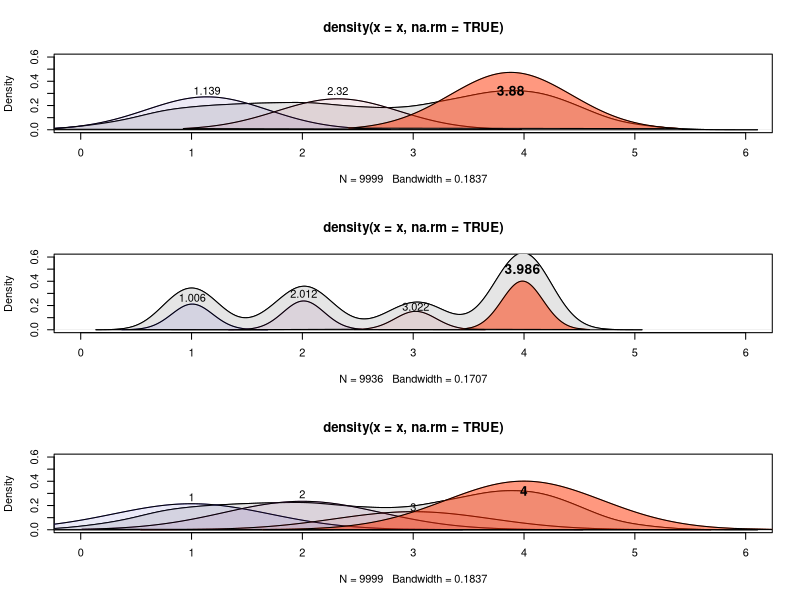

Source code (R):
##############################
# Helper functions
require(mclust)
.smooth <- function(x, cut, K){
  '
	Called by EMnormalize(object)
	Smoothing the LR vector to improve the EM classification.
	'
  if(any(is.na(x)))
    x <- x[!is.na(x)]
  runx <- runmed(x, k = K)	
  q1 <- cut[1]; q2 <- cut[2]
  index <- which(runx>=q1 & runx<=q2)
  return (runx[index])
}
buildEMmodel <- function(x, G, useN){
  '
	Called by EMnormalize(object)
	Model the distribution as a gaussian mixture.
	'
  if(is.na(useN))
    useN <- floor(length(x)*.25)
  model <- Mclust(x[sample(1:length(x), size=useN)], G=G)
  nG <- model$G
  p <- model$parameters$pro
  m <- model$parameters$mean
  s <- model$parameters$variance$sigmasq
  if(length(s)<length(m)) s <- rep(s, length(m))
  p <- p[order(m)]
  s <- s[order(m)]
  m <- m[order(m)]
  return(list(nG = nG, m = m, p = p, s =s))
}
computeDensities <- function(n, m, s, p){
  '
	Called in EMnormalize(object)
	Simulates the mixture model according to the returned EM paramaters.
	'
  if(length(s)<length(m)) s <- rep(s, length(m))
  D <- lapply(1:length(m), function(ii){
    tmp <- rnorm(n, m[ii], sqrt(s[ii]))
    tmpD <- density(tmp, na.rm = T)
    tmpD$y = tmpD$y *p[ii]
    return(tmpD)
  })
  peaks <- sapply(D, function(d) max(d$y, na.rm=TRUE))
  return(list(D=D, peaks=peaks))
}
chooseBestPeak <- function(peaks, m, peakThresh){
  '
	Called in EMnormalize(object)
  Estimates what peak as to be used as the centralization value.
  '
  best <- which(peaks>=max(peaks)*peakThresh)
  if(length(best)>0){
    cat(length(best), 'peak(s) above', sprintf("%s%s", peakThresh*100, "%"), 'of max peak.\n')
  }
  else{
    cat('No peak above threshold:', peakThresh, '\n')
  }
  bestPeak <- best[1]
  cat('Peak at', m[bestPeak], 'has been chosen.\n')
  return(bestPeak)
}
plotEMmodel <- function(x, m, s, p, bestPeak, ...){
  
'
	Called in EMnormalize(object)
	Visualization of the mixture model
	'
  if(length(s)<length(m)) s <- rep(s, length(m))
  dx <- density(x, na.rm=TRUE)
  plot(dx, ...)
  polygon(dx$x, dx$y, col="grey90")

  N <- length(m)
  maxy <- max(dx$y)

  lapply(1:N, function(ii){
    x <- sort(rnorm(1000, m[ii], sqrt(s[ii])))
    d <- dnorm(x, m[ii], sqrt(s[ii]))
    d <- d/max(d)*p[ii]
    lines(x, d, col = rgb(ii/N, 0.2, (N-ii)/N, 0.75))
    alpha=.1; font=1; Cex=1
    if(ii==bestPeak){
      alpha=.5; font=2; Cex=1.25
    } 
    polygon(x, d, col = rgb(ii/N, 0.2, (N-ii)/N, alpha))
    text(m[ii], min(maxy, max(d)*1.25), round(m[ii], 3), font=font, cex=Cex)
  })
}

# End helper functions
##############################
##############################
# Main function
EMnormalize <- function(x, cut=c(.05, .95), G=3:6, B=100, peakThresh=0.95, ksmooth=11, useN=1e3, Plot=TRUE, ...){
  cuts <- as.numeric(quantile(x, c(cut[1], cut[2])))
  runx <- .smooth(x, cuts, K=ksmooth)
  
  cat("Searching for parameters...\n")
  EMmodels <- lapply(1:B, function(b){cat(b, "\t"); buildEMmodel(runx, G, useN)})										# helper function
  nG <- do.call(c, lapply(EMmodels, function(m) m$nG))
  models <- EMmodels[nG==median(nG)]
  m <- do.call(rbind, lapply(models, function(m) m$m))
  p <- do.call(rbind, lapply(models, function(m) m$p))
  s <- do.call(rbind, lapply(models, function(m) m$s))
  cat('\nDone.\n')
  
  m <- apply(m, 2, median, na.rm=TRUE)
  s <- apply(s, 2, median, na.rm=TRUE)
  p <- apply(p, 2, median, na.rm=TRUE)
  
  # compute densities
  cat('Computing densities...')
  computeD <- computeDensities(length(runx), m, s, p)								# helper function
  bestPeak <- chooseBestPeak(computeD$peaks, m, peakThresh)
  correct <- m[bestPeak]

  cat('\tDone.\n')
  cat('Gaussian mixture:')
  cat("\nn.peaks = ", median(nG, na.rm=TRUE), '\n') 
  cat("\n\nEM correction factor = ", correct, "\n\n")

  if(Plot){
    plotEMmodel(runx, m, s, p, bestPeak, ...)
  }
return(list(original=x, corrected=x-correct, means=m, sd=s, props=p, correction=correct))
}

####################################
# Example
op <- par(no.readonly=TRUE)
set.seed(112335)
N <- 4
p.init <- runif(N-1, .1, .3)
p.init <- c(p.init, 1- sum(p.init))
x <- lapply(1:N, function(ii) rnorm(round(1e4*p.init[ii]), ii, .5) )
x <- do.call(c, x)

# Original EM
model <- Mclust(x)
m <- model$parameters$mean
s <- model$parameters$variance$sigmasq
p <- model$parameters$pro
D <- computeDensities(length(x), m, s, p)
bestPeak <- chooseBestPeak(D$peaks, m, peakThresh=.95)

par(mfrow=c(3, 1))
plotEMmodel(x, m, s, p, bestPeak, xlim=range(0, 6), ylim=range(0, .6))

# Resampling method
xnorm <- EMnormalize(x, xlim=range(0, 6), ylim=range(0, .6))

# True groups
plotEMmodel(x, 1:4, rep(0.5, 4), p.init, which.max(p.init), xlim=range(0, 6), ylim=range(0, .6))
par(op)
